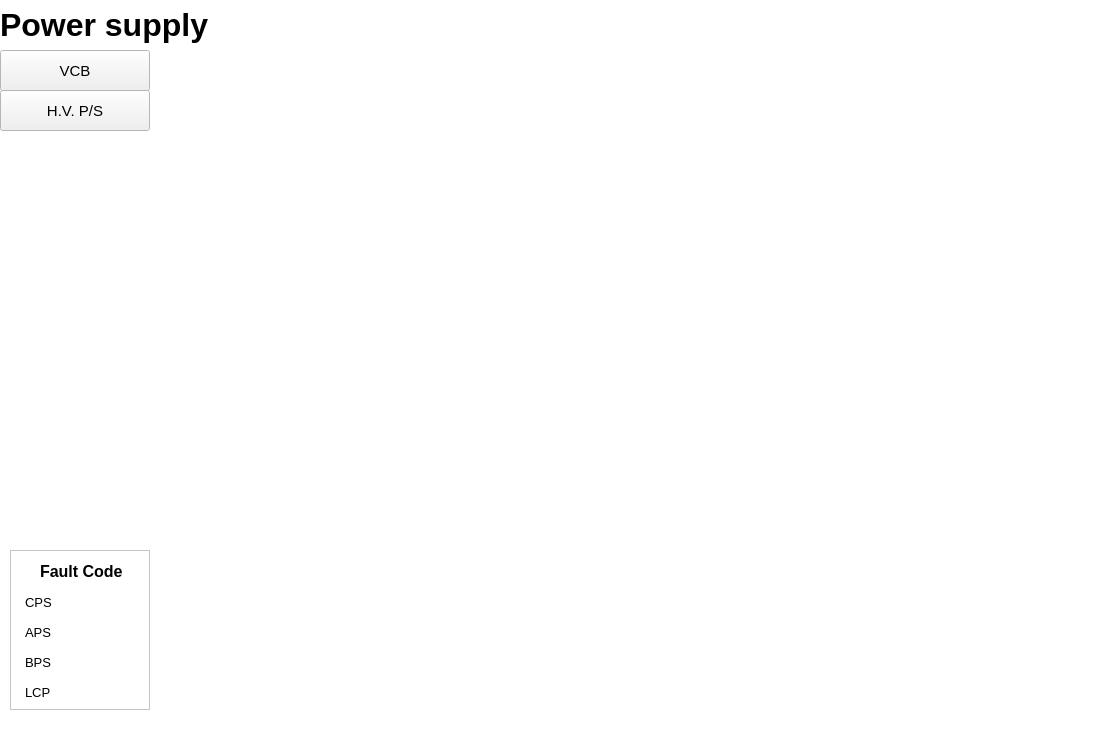
<ui version="4.0" >
 <class>ECCDPOWERSUPPLY_0</class>
 <widget class="QWidget" name="ECCDPOWERSUPPLY_0" >
  <property name="geometry" >
   <rect>
    <x>0</x>
    <y>0</y>
    <width>1100</width>
    <height>730</height>
   </rect>
  </property>
  <property name="palette" >
   <palette>
    <active>
     <colorrole role="Base" >
      <brush brushstyle="SolidPattern" >
       <color alpha="255" >
        <red>255</red>
        <green>255</green>
        <blue>255</blue>
       </color>
      </brush>
     </colorrole>
     <colorrole role="Window" >
      <brush brushstyle="SolidPattern" >
       <color alpha="255" >
        <red>255</red>
        <green>255</green>
        <blue>255</blue>
       </color>
      </brush>
     </colorrole>
    </active>
    <inactive>
     <colorrole role="Base" >
      <brush brushstyle="SolidPattern" >
       <color alpha="255" >
        <red>255</red>
        <green>255</green>
        <blue>255</blue>
       </color>
      </brush>
     </colorrole>
     <colorrole role="Window" >
      <brush brushstyle="SolidPattern" >
       <color alpha="255" >
        <red>255</red>
        <green>255</green>
        <blue>255</blue>
       </color>
      </brush>
     </colorrole>
    </inactive>
    <disabled>
     <colorrole role="Base" >
      <brush brushstyle="SolidPattern" >
       <color alpha="255" >
        <red>255</red>
        <green>255</green>
        <blue>255</blue>
       </color>
      </brush>
     </colorrole>
     <colorrole role="Window" >
      <brush brushstyle="SolidPattern" >
       <color alpha="255" >
        <red>255</red>
        <green>255</green>
        <blue>255</blue>
       </color>
      </brush>
     </colorrole>
    </disabled>
   </palette>
  </property>
  <property name="windowTitle" >
   <string>Form</string>
  </property>
  <widget class="QLabel" name="label" >
   <property name="geometry" >
    <rect>
     <x>0</x>
     <y>0</y>
     <width>540</width>
     <height>50</height>
    </rect>
   </property>
   <property name="font" >
    <font>
     <pointsize>24</pointsize>
     <weight>75</weight>
     <bold>true</bold>
    </font>
   </property>
   <property name="text" >
    <string>Power supply</string>
   </property>
   <property name="alignment" >
    <set>Qt::AlignLeading|Qt::AlignLeft|Qt::AlignVCenter</set>
   </property>
  </widget>
  <widget class="QPushButton" name="pushButton" >
   <property name="geometry" >
    <rect>
     <x>0</x>
     <y>50</y>
     <width>150</width>
     <height>41</height>
    </rect>
   </property>
   <property name="font" >
    <font>
     <pointsize>11</pointsize>
    </font>
   </property>
   <property name="cursor" >
    <cursorShape>PointingHandCursor</cursorShape>
   </property>
   <property name="text" >
    <string>VCB</string>
   </property>
  </widget>
  <widget class="QPushButton" name="pushButton_2" >
   <property name="geometry" >
    <rect>
     <x>0</x>
     <y>90</y>
     <width>150</width>
     <height>41</height>
    </rect>
   </property>
   <property name="font" >
    <font>
     <pointsize>11</pointsize>
    </font>
   </property>
   <property name="cursor" >
    <cursorShape>PointingHandCursor</cursorShape>
   </property>
   <property name="text" >
    <string>H.V. P/S</string>
   </property>
  </widget>
  <widget class="QFrame" name="frame_9" >
   <property name="geometry" >
    <rect>
     <x>10</x>
     <y>550</y>
     <width>140</width>
     <height>160</height>
    </rect>
   </property>
   <property name="frameShape" >
    <enum>QFrame::StyledPanel</enum>
   </property>
   <property name="frameShadow" >
    <enum>QFrame::Raised</enum>
   </property>
   <widget class="QLabel" name="label_43" >
    <property name="geometry" >
     <rect>
      <x>15</x>
      <y>130</y>
      <width>40</width>
      <height>25</height>
     </rect>
    </property>
    <property name="font" >
     <font>
      <pointsize>10</pointsize>
      <weight>50</weight>
      <bold>false</bold>
     </font>
    </property>
    <property name="text" >
     <string>LCP</string>
    </property>
   </widget>
   <widget class="QLabel" name="label_44" >
    <property name="geometry" >
     <rect>
      <x>15</x>
      <y>40</y>
      <width>40</width>
      <height>25</height>
     </rect>
    </property>
    <property name="font" >
     <font>
      <pointsize>10</pointsize>
      <weight>50</weight>
      <bold>false</bold>
     </font>
    </property>
    <property name="text" >
     <string>CPS</string>
    </property>
   </widget>
   <widget class="QLabel" name="label_45" >
    <property name="geometry" >
     <rect>
      <x>15</x>
      <y>100</y>
      <width>40</width>
      <height>25</height>
     </rect>
    </property>
    <property name="font" >
     <font>
      <pointsize>10</pointsize>
      <weight>50</weight>
      <bold>false</bold>
     </font>
    </property>
    <property name="text" >
     <string>BPS</string>
    </property>
   </widget>
   <widget class="QLabel" name="label_46" >
    <property name="geometry" >
     <rect>
      <x>15</x>
      <y>70</y>
      <width>40</width>
      <height>25</height>
     </rect>
    </property>
    <property name="font" >
     <font>
      <pointsize>10</pointsize>
      <weight>50</weight>
      <bold>false</bold>
     </font>
    </property>
    <property name="text" >
     <string>APS</string>
    </property>
   </widget>
   <widget class="CADisplayer" name="cadpFC_2" >
    <property name="geometry" >
     <rect>
      <x>60</x>
      <y>70</y>
      <width>70</width>
      <height>23</height>
     </rect>
    </property>
    <property name="nuformat" stdset="0" >
     <enum>CADisplayer::Integer</enum>
    </property>
    <property name="pvname" >
     <string>EC1_PAPS_STAT_FLT</string>
    </property>
    <property name="lineWidth" stdset="0" >
     <number>1</number>
    </property>
    <property name="fillcol" stdset="0" >
     <color>
      <red>0</red>
      <green>170</green>
      <blue>0</blue>
     </color>
    </property>
   </widget>
   <widget class="CADisplayer" name="cadpFC_1" >
    <property name="geometry" >
     <rect>
      <x>60</x>
      <y>40</y>
      <width>70</width>
      <height>23</height>
     </rect>
    </property>
    <property name="nuformat" stdset="0" >
     <enum>CADisplayer::Integer</enum>
    </property>
    <property name="pvname" >
     <string>EC1_PCPS_STAT_FLT</string>
    </property>
    <property name="lineWidth" stdset="0" >
     <number>1</number>
    </property>
    <property name="fillcol" stdset="0" >
     <color>
      <red>0</red>
      <green>170</green>
      <blue>0</blue>
     </color>
    </property>
   </widget>
   <widget class="CADisplayer" name="cadpFC_4" >
    <property name="geometry" >
     <rect>
      <x>60</x>
      <y>130</y>
      <width>70</width>
      <height>23</height>
     </rect>
    </property>
    <property name="nuformat" stdset="0" >
     <enum>CADisplayer::Integer</enum>
    </property>
    <property name="pvname" >
     <string>EC1_PLCS_STAT_FLT</string>
    </property>
    <property name="lineWidth" stdset="0" >
     <number>1</number>
    </property>
    <property name="fillcol" stdset="0" >
     <color>
      <red>0</red>
      <green>170</green>
      <blue>0</blue>
     </color>
    </property>
   </widget>
   <widget class="CADisplayer" name="cadpFC_3" >
    <property name="geometry" >
     <rect>
      <x>60</x>
      <y>100</y>
      <width>70</width>
      <height>23</height>
     </rect>
    </property>
    <property name="nuformat" stdset="0" >
     <enum>CADisplayer::Integer</enum>
    </property>
    <property name="pvname" >
     <string>EC1_PBPS_STAT_FLT</string>
    </property>
    <property name="lineWidth" stdset="0" >
     <number>1</number>
    </property>
    <property name="fillcol" stdset="0" >
     <color>
      <red>0</red>
      <green>170</green>
      <blue>0</blue>
     </color>
    </property>
   </widget>
   <widget class="QLabel" name="lbCPS_3" >
    <property name="geometry" >
     <rect>
      <x>30</x>
      <y>10</y>
      <width>95</width>
      <height>22</height>
     </rect>
    </property>
    <property name="font" >
     <font>
      <pointsize>12</pointsize>
      <weight>75</weight>
      <bold>true</bold>
     </font>
    </property>
    <property name="text" >
     <string>Fault Code</string>
    </property>
   </widget>
  </widget>
 </widget>
 <customwidgets>
  <customwidget>
   <class>CADisplayer</class>
   <extends>QWidget</extends>
   <header>caDisplayer.h</header>
  </customwidget>
 </customwidgets>
 <resources/>
 <connections/>
</ui>
